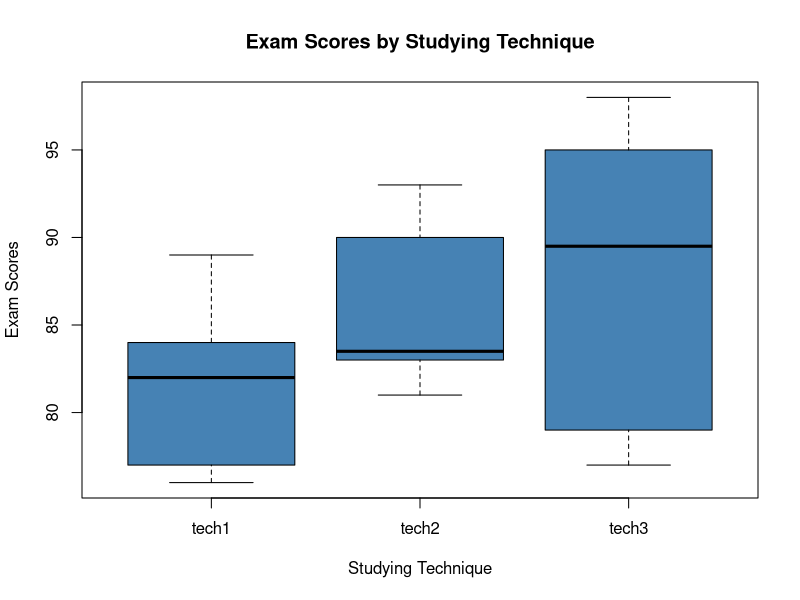

Write R code to recreate this figure.
#create data frame
data <- data.frame(technique = rep(c("tech1", "tech2", "tech3"), each = 10),
                   score = c(76, 77, 77, 81, 82, 82, 83, 84, 85, 89,
                             81, 82, 83, 83, 83, 84, 87, 90, 92, 93,
                             77, 78, 79, 88, 89, 90, 91, 95, 95, 98))

#view first six rows of data frame
head(data)

#Visualize the exam scores for each group.
boxplot(score ~ technique,
        data = data,
        main = "Exam Scores by Studying Technique",
        xlab = "Studying Technique",
        ylab = "Exam Scores",
        col = "steelblue",
        border = "black")

#Perform a one-way ANOVA.
#fit the one-way ANOVA model
model <- aov(score ~ technique, data = data)

#view model output
summary(model)

#Perform pairwise t-tests with Bonferroni's correction
pairwise.t.test(data$score, data$technique, p.adjust.method="bonferroni")

